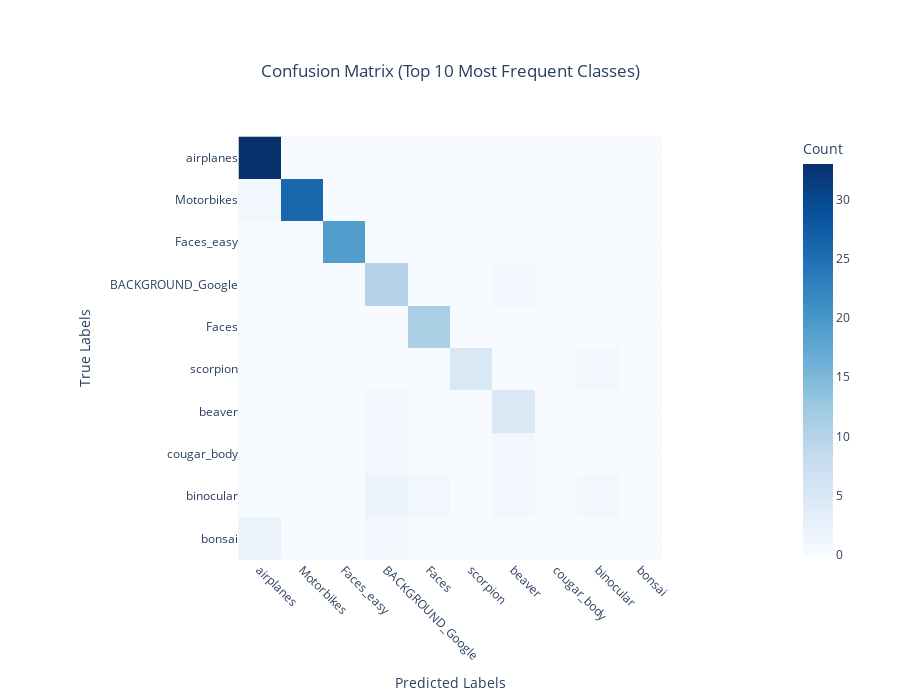

Write notebook code for a chart like this one.
### Markdown cell above
## Confusion Matrix Visualization

### Code cell
import pandas as pd
import plotly.express as px

# Get the actual labels used by the model for both training and validation
class_labels = list(val_generator.class_indices.keys())

# If cm dimensions do not match the number of class labels (89 classes in cm vs 102 labels in dataset)
# Use the labels that are part of the confusion matrix (non-zero rows and columns)
valid_classes = [i for i in range(len(cm)) if cm[i].sum() > 0]  # classes with non-zero predictions

# Convert confusion matrix to a DataFrame
cm_df = pd.DataFrame(cm[valid_classes, :][:, valid_classes], index=[class_labels[i] for i in valid_classes], columns=[class_labels[i] for i in valid_classes])

# Choose the top 10 most frequent classes (highest row sums)
top_classes = cm_df.sum(axis=1).nlargest(10).index
cm_df_simplified = cm_df.loc[top_classes, top_classes]

# Create an interactive heatmap using Plotly
fig = px.imshow(cm_df_simplified,
                labels={'x': 'Predicted Labels', 'y': 'True Labels'},
                x=top_classes,
                y=top_classes,
                color_continuous_scale='Blues',
                title="Confusion Matrix (Top 10 Most Frequent Classes)")

# Adjust layout for better spacing and readability
fig.update_xaxes(tickangle=45, tickmode='array', tickvals=top_classes)
fig.update_yaxes(tickangle=0, tickmode='array', tickvals=top_classes)
fig.update_layout(
    width=900,  # Adjust width to make space for labels
    height=700,  # Adjust height for better space distribution
    title={'x': 0.5, 'xanchor': 'center', 'y': 0.89, 'yanchor': 'bottom'},  # Adjust title position
    margin=dict(t=130, b=120, l=120, r=120),  # Adjust top margin for title space
    coloraxis_colorbar_title='Count', 
    font=dict(size=12), 
)

# Show the plot
fig.show()

### Figure 1 — Plotly figure (JSON) as saved in the notebook; plotly's stock layout.template omitted (floating-point values rounded to 4 significant figures)
{"data": [{"coloraxis": "coloraxis", "hovertemplate": "Predicted Labels: %{x}<br>True Labels: %{y}<br>color: %{z}<extra></extra>", "name": "0", "type": "heatmap", "x": ["airplanes", "Motorbikes", "Faces_easy", "BACKGROUND_Google", "Faces", "scorpion", "beaver", "cougar_body", "binocular", "bonsai"], "xaxis": "x", "y": ["airplanes", "Motorbikes", "Faces_easy", "BACKGROUND_Google", "Faces", "scorpion", "beaver", "cougar_body", "binocular", "bonsai"], "yaxis": "y", "z": [[33, 0, 0, 0, 0, 0, 0, 0, 0, 0], [1, 26, 0, 0, 0, 0, 0, 0, 0, 0], [0, 0, 19, 0, 0, 0, 0, 0, 0, 0], [0, 0, 0, 10, 0, 0, 1, 0, 0, 0], [0, 0, 0, 0, 11, 0, 0, 0, 0, 0], [0, 0, 0, 0, 0, 5, 0, 0, 1, 0], [0, 0, 0, 1, 0, 0, 5, 0, 0, 0], [0, 0, 0, 1, 0, 0, 1, 0, 0, 0], [0, 0, 0, 2, 1, 0, 1, 0, 1, 0], [2, 0, 0, 1, 0, 0, 0, 0, 0, 0]]}], "layout": {"coloraxis": {"colorbar": {"title": {"text": "Count"}}, "colorscale": [[0, "rgb(247,251,255)"], [0.125, "rgb(222,235,247)"], [0.25, "rgb(198,219,239)"], [0.375, "rgb(158,202,225)"], [0.5, "rgb(107,174,214)"], [0.625, "rgb(66,146,198)"], [0.75, "rgb(33,113,181)"], [0.875, "rgb(8,81,156)"], [1, "rgb(8,48,107)"]]}, "font": {"size": 12}, "height": 700, "margin": {"b": 120, "l": 120, "r": 120, "t": 130}, "title": {"text": "Confusion Matrix (Top 10 Most Frequent Classes)", "x": 0.5, "xanchor": "center", "y": 0.89, "yanchor": "bottom"}, "width": 900, "xaxis": {"anchor": "y", "autorange": true, "constrain": "domain", "domain": [0.1795, 0.8205], "range": [-0.5, 9.5], "scaleanchor": "y", "tickangle": 45, "tickmode": "array", "tickvals": ["airplanes", "Motorbikes", "Faces_easy", "BACKGROUND_Google", "Faces", "scorpion", "beaver", "cougar_body", "binocular", "bonsai"], "title": {"text": "Predicted Labels"}, "type": "category"}, "yaxis": {"anchor": "x", "autorange": true, "constrain": "domain", "domain": [0.002353, 0.9976], "range": [9.5, -0.5], "tickangle": 0, "tickmode": "array", "tickvals": ["airplanes", "Motorbikes", "Faces_easy", "BACKGROUND_Google", "Faces", "scorpion", "beaver", "cougar_body", "binocular", "bonsai"], "title": {"text": "True Labels"}, "type": "category"}}}
